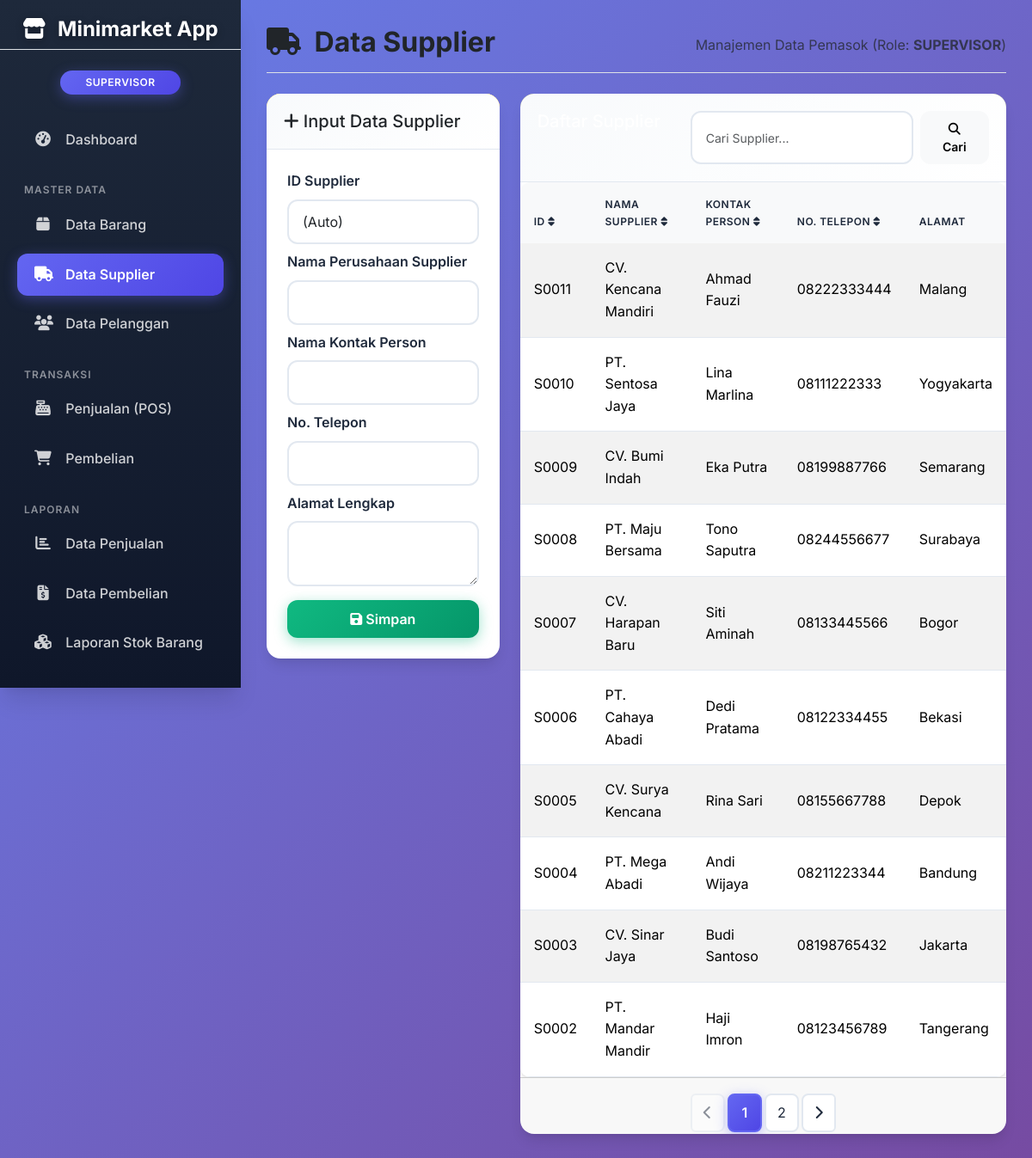
Screenshot of /pages/suppliers.php (signed in) with the database file from the repository.
### tables this page shows
CREATE TABLE `supplier` (
  `supplier_id` int(11) NOT NULL,
  `nama_supplier` varchar(150) NOT NULL COMMENT 'Nama Perusahaan Supplier',
  `alamat` text DEFAULT NULL COMMENT 'Alamat Kantor Supplier',
  `no_telepon` varchar(15) DEFAULT NULL COMMENT 'Nomor Telepon/Kontak',
  `nama_kontak` varchar(100) DEFAULT NULL COMMENT 'Nama Kontak Person',
  `created_at` timestamp NOT NULL DEFAULT current_timestamp()
);

### pages/suppliers.php (the view, shortened to what this page needs)
<?php
include "../config/koneksi.php";
$DB_TABLE = "supplier";
$ID_COLUMN = "supplier_id";
$ID_PREFIX = "S";
$is_connected = isset($koneksi) && $koneksi instanceof mysqli && $koneksi->connect_error === null;
$conn_error = '';
$user_role = $_SESSION['role'] ?? 'supervisor';
$message = $conn_error;
$id_from_url = $_GET['id'] ?? null;
$data = [
    'supplier_id' => '',
    'nama_supplier' => '',
    'alamat' => '',
    'no_telepon' => '',
    'nama_kontak' => ''
];
$form_mode = 'add';
$supplier_list = [];
if ($is_connected) {
    $sql = "SELECT $ID_COLUMN, nama_supplier, alamat, no_telepon, nama_kontak FROM $DB_TABLE ORDER BY $ID_COLUMN DESC";
    $res = $koneksi->query($sql);
    if ($res) {
        while ($row = $res->fetch_assoc()) {
            $supplier_list[] = $row;
        }
    } else {
        $message .= '<div class="alert alert-danger">Gagal memuat data supplier: '. htmlspecialchars($koneksi->error) .'</div>';
    }
}
?>
<!DOCTYPE html>
<html lang="id">
<head>
<link href="https://cdn.jsdelivr.net/npm/bootstrap@5.3.2/dist/css/bootstrap.min.css" rel="stylesheet">
<link rel="stylesheet" href="https://cdnjs.cloudflare.com/ajax/libs/font-awesome/6.5.1/css/all.min.css">
<link rel="stylesheet" href="https://cdn.jsdelivr.net/npm/bootstrap-icons@1.11.3/font/bootstrap-icons.min.css">
<link rel="stylesheet" href="../assets/css/modern-style.css">
</head>
<body>
<nav id="sidebar">
    <h4 class="text-center mb-4 border-bottom pb-2 text-white">
        <i class="fas fa-store me-2"></i> Minimarket App
    </h4>
    <p class="text-center badge bg-primary mx-auto d-block w-50"><?= strtoupper($user_role); ?></p>
    <ul class="nav flex-column p-2">
        <li class="nav-item">
            <a class="nav-link" href="dashboard.php">
                <i class="fas fa-tachometer-alt"></i> Dashboard
            </a>
        </li>
        <?php if (in_array($user_role, ['manager', 'supervisor'])): ?>
        <li class="nav-item mt-3">
            <strong class="text-secondary small">MASTER DATA</strong>
        </li>
        <li class="nav-item">
            <a class="nav-link" href="products.php"><i class="fas fa-box"></i> Data Barang</a>
        </li>
        <li class="nav-item">
            <a class="nav-link active-page" href="suppliers.php"><i class="fas fa-truck"></i> Data Supplier</a>
        </li>
        <li class="nav-item">
            <a class="nav-link" href="data_pelanggan.php"><i class="fas fa-users"></i> Data Pelanggan</a>
        </li>
        <?php endif; ?>
        <li class="nav-item mt-3">
            <strong class="text-secondary small">TRANSAKSI</strong>
        </li>
        <li class="nav-item">
            <a class="nav-link" href="sales_transaction.php"><i class="fas fa-cash-register"></i> Penjualan (POS)</a>
        </li>
        <?php if (in_array($user_role, ['manager', 'supervisor'])): ?>
        <li class="nav-item">
            <a class="nav-link" href="purchases_transaction.php"><i class="fas fa-shopping-cart"></i> Pembelian</a>
        </li>
        <?php endif; ?>
        <?php if (in_array($user_role, ['manager', 'supervisor'])): ?>
        <li class="nav-item mt-3">
            <strong class="text-secondary small">LAPORAN</strong>
        </li>
        <li class="nav-item">
            <a class="nav-link" href="report_sales.php"><i class="fas fa-chart-bar"></i> Data Penjualan</a>
        </li>
        <li class="nav-item">
            <a class="nav-link" href="report_purchases.php"><i class="fas fa-file-invoice-dollar"></i> Data Pembelian</a>
        </li>
        <li class="nav-item">
            <a class="nav-link" href="report_products.php"><i class="fas fa-cubes"></i> Laporan Stok Barang</a>
        </li>
        <?php endif; ?>
    </ul>
</nav>
<div id="main-content">
<div class="d-flex justify-content-between align-items-center mb-4 border-bottom pb-2">
<h2 class="fw-bold text-dark"><i class="fas fa-truck me-2"></i> Data Supplier</h2>
<span class="text-muted">Manajemen Data Pemasok (Role: <b><?= strtoupper($user_role); ?></b>)</span>
</div>
<div class="row">
    <div class="col-md-4">
        <div class="card mb-4">
            <div class="card-header bg-warning text-dark">
                <h5 class="mb-0"><i class="fas <?= $form_mode=='edit'?'fa-edit':'fa-plus'; ?>"></i> <?= $form_mode=='edit'?'Ubah':'Input'; ?> Data Supplier</h5>
            </div>
            <div class="card-body">
                <form id="supplierForm" method="POST" action="suppliers.php">
                    <div class="mb-2">
                        <label class="form-label">ID Supplier</label>
                        <input type="text" class="form-control" value="<?= $data['supplier_id'] ? $ID_PREFIX.str_pad($data['supplier_id'],4,'0',STR_PAD_LEFT) : '(Auto)'; ?>" readonly>
                    </div>
                    <div class="mb-2">
                        <label class="form-label">Nama Perusahaan Supplier</label>
                        <input type="text" class="form-control" name="nama_supplier" required value="<?= htmlspecialchars($data['nama_supplier']) ?>">
                    </div>
                    <div class="mb-2">
                        <label class="form-label">Nama Kontak Person</label>
                        <input type="text" class="form-control" name="nama_kontak" value="<?= htmlspecialchars($data['nama_kontak']) ?>">
                    </div>
                    <div class="mb-2">
                        <label class="form-label">No. Telepon</label>
                        <input type="text" class="form-control" name="no_telepon" value="<?= htmlspecialchars($data['no_telepon']) ?>">
                    </div>
                    <div class="mb-3">
                        <label class="form-label">Alamat Lengkap</label>
                        <textarea class="form-control" name="alamat" rows="2"><?= htmlspecialchars($data['alamat']) ?></textarea>
                    </div>
                    <div class="d-flex justify-content-between gap-2">
                        <button type="submit" class="btn btn-success flex-fill"><i class="fas <?= $form_mode=='edit'?'fa-edit':'fa-save'; ?>"></i> <?= $form_mode=='edit'?'Ubah Data':'Simpan'; ?></button>
                    </div>
                </form>
            </div>
        </div>
    </div>
    <div class="col-md-8">
        <div class="card">
            <div class="card-header d-flex justify-content-between bg-dark text-white">
                <h5 class="mb-0">Daftar Supplier</h5>
                <div class="d-flex">
                    <input type="text" id="searchInput" class="form-control form-control-sm me-2" placeholder="Cari Supplier...">
                    <button class="btn btn-light btn-sm" onclick="document.getElementById('searchInput').focus();"><i class="fas fa-search"></i> Cari</button>
                </div>
            </div>
            <div class="card-body p-0">
                <div class="table-responsive">
                    <table class="table table-hover table-striped mb-0 align-middle" id="supplierTable">
                        <thead class="table-light">
                        <tr>
                            <th onclick="sortTable(0)" style="cursor:pointer;">ID <i class="fas fa-sort"></i></th>
                            <th onclick="sortTable(1)" style="cursor:pointer;">Nama Supplier <i class="fas fa-sort"></i></th>
                            <th onclick="sortTable(2)" style="cursor:pointer;">Kontak Person <i class="fas fa-sort"></i></th>
                            <th onclick="sortTable(3)" style="cursor:pointer;">No. Telepon <i class="fas fa-sort"></i></th>
                            <th>Alamat</th>
                        </tr>
                        </thead>
                        <tbody id="supplierBody">
                        <?php if($is_connected && !empty($supplier_list)):
                        foreach($supplier_list as $s):
                        ?>
                        <tr onclick="window.location.href='suppliers.php?id=<?= $s['supplier_id'] ?>'"
                            style="cursor:pointer; <?= ($id_from_url==$s['supplier_id'])?'background-color:#fff3e6;font-weight:bold;':''; ?>">
                            <td><?= $ID_PREFIX.str_pad($s['supplier_id'],4,'0',STR_PAD_LEFT) ?></td>
                            <td><?= htmlspecialchars($s['nama_supplier']) ?></td>
                            <td><?= htmlspecialchars($s['nama_kontak']) ?></td>
                            <td><?= htmlspecialchars($s['no_telepon']) ?></td>
                            <td><?= htmlspecialchars($s['alamat']) ?></td>
                        </tr>
                        <?php endforeach; else: ?>
                        <tr><td colspan="5" class="text-center"><?= $is_connected?'Tidak ada data supplier.':'Gagal menampilkan data karena koneksi database bermasalah.' ?></td></tr>
                        <?php endif; ?>
                        </tbody>
                    </table>
                </div>
            </div>
            <div class="card-footer d-flex justify-content-center pt-3 pb-0">
                <nav><ul class="pagination" id="pagination"></ul></nav>
            </div>
        </div>
    </div>
</div>
</div>
</body>
</html>

### pages/suppliers.php (style rules this page uses)
#searchInput { border-radius: 12px; padding: 12px 16px; border: 2px solid var(--border-color); transition: all 0.3s; }
th { user-select: none; }

### rows the page displays
supplier: supplier_id "0011", nama_supplier "CV. Kencana Mandiri", nama_kontak "Ahmad Fauzi", no_telepon "08222333444", alamat "Malang"
supplier: supplier_id "0010", nama_supplier "PT. Sentosa Jaya", nama_kontak "Lina Marlina", no_telepon "08111222333", alamat "Yogyakarta"
supplier: supplier_id "0009", nama_supplier "CV. Bumi Indah", nama_kontak "Eka Putra", no_telepon "08199887766", alamat "Semarang"
supplier: supplier_id "0008", nama_supplier "PT. Maju Bersama", nama_kontak "Tono Saputra", no_telepon "08244556677", alamat "Surabaya"
supplier: supplier_id "0007", nama_supplier "CV. Harapan Baru", nama_kontak "Siti Aminah", no_telepon "08133445566", alamat "Bogor"
supplier: supplier_id "0006", nama_supplier "PT. Cahaya Abadi", nama_kontak "Dedi Pratama", no_telepon "08122334455", alamat "Bekasi"
supplier: supplier_id "0005", nama_supplier "CV. Surya Kencana", nama_kontak "Rina Sari", no_telepon "08155667788", alamat "Depok"
supplier: supplier_id "0004", nama_supplier "PT. Mega Abadi", nama_kontak "Andi Wijaya", no_telepon "08211223344", alamat "Bandung"
supplier: supplier_id "0003", nama_supplier "CV. Sinar Jaya", nama_kontak "Budi Santoso", no_telepon "08198765432", alamat "Jakarta"
supplier: supplier_id "0002", nama_supplier "PT. Mandar Mandir", nama_kontak "Haji Imron", no_telepon "08123456789", alamat "Tangerang"

### other values shown
$user_role "SUPERVISOR"
